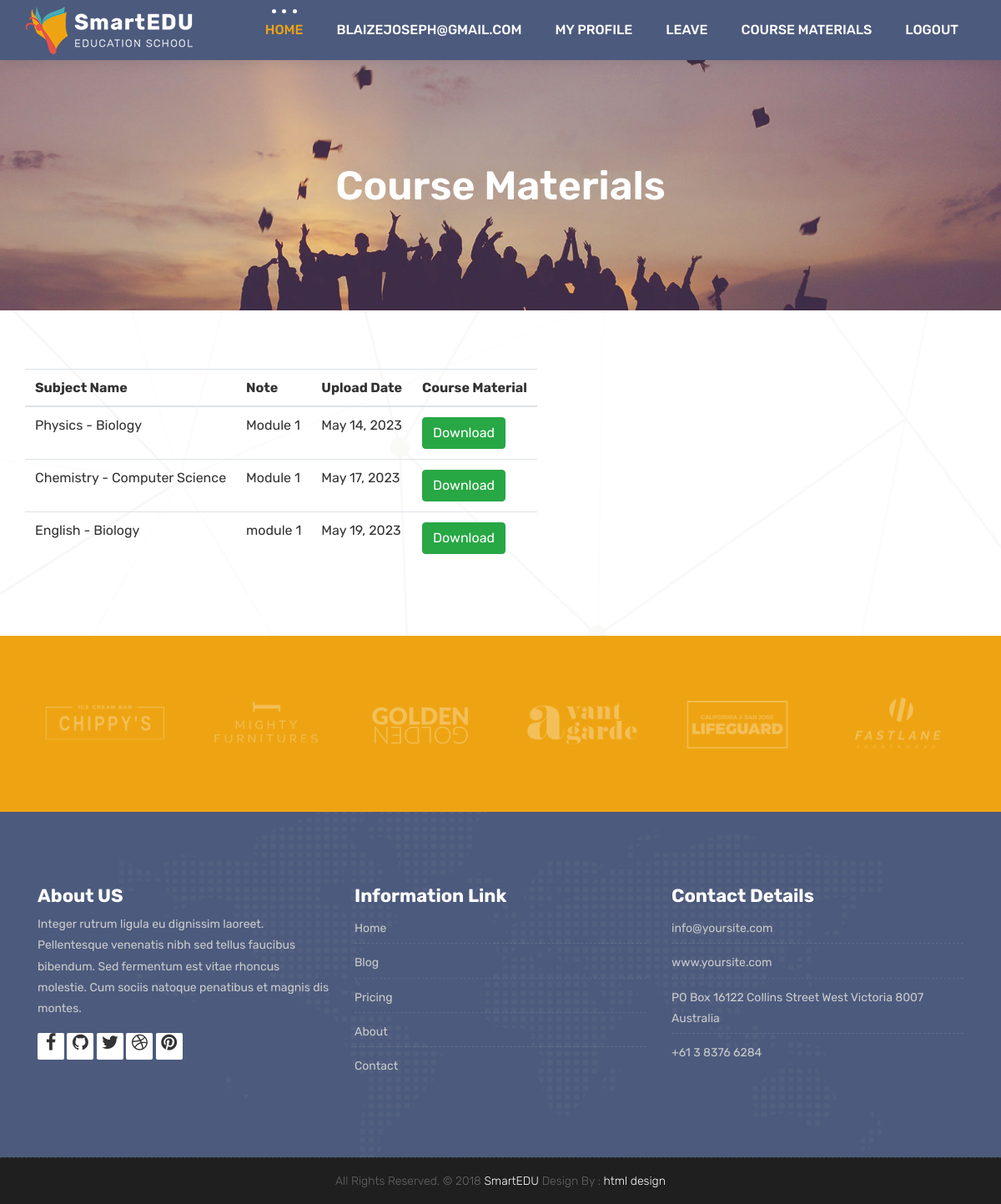
Screenshot of /Course_materilals_view/ (signed in) with the database file from the repository.
### Teacher/models.py (models this page shows, shortened)
class Course_materials(models.Model):
    Course_name = models.ForeignKey(Course,on_delete=models.CASCADE)
    subject_name = models.ForeignKey(Subject,on_delete=models.CASCADE)
    Note = models.CharField(max_length=100, blank=True, null=True)
    upload_date =  models.DateField(auto_now_add=True)
    c_materials = models.FileField(upload_to='Course_Materials/subject', null=True)

### Schoolapp/models.py (models this page shows)
class Subject(models.Model):
    subject_id = models.AutoField(primary_key=True)
    subject_name = models.CharField(max_length=100, blank=True, null=True)
    Course_name = models.ForeignKey(Course, on_delete=models.CASCADE)
    def __str__(self):
        return f"{self.subject_name} - {self.Course_name}"

class Course(models.Model):
        course_id = models.AutoField(primary_key=True,null=False)
        Course_name = models.CharField(max_length=100,blank=True, null=True)
        Course_img = models.ImageField(upload_to='course/subject', null=True)
        Description = models.CharField(max_length=100, blank=True, null=True)
        def __str__(self):
            return self.Course_name

### Schoolapp/views.py (the view)
# urls.py: path('Course_materilals_view/', views.Course_materilals_view, name='Course_materilals_view'),
def Course_materilals_view(request):
    if 'email' in request.session:
        email=request.session['email']
        data=Course_materials.objects.all()
        context = {
            'data': data,
            'email': email
        }
        return render(request, 'Student/CourseMaterials.html', context)
    else:
        return redirect(Home)

### templates/Student/CourseMaterials.html (shortened to what this page needs)
{% extends 'index/base_student.html' %}
{% load static %}
{% block content %}
	<div class="all-title-box">
		<div class="container text-center">
			<h1>Course Materials</h1>
		</div>
	</div>
    <div id="contact" class="section wb">
        <div class="container">
            <div class="row">
                <div class="col-xl-12  col-md-12 col-sm-12">
                  <div class="justify-content-centre align-items-centre d-flex">
                      <div class="contact_form1">
                            <div class="row row-fluid">
                              {% if data %}
                                        <table class="table table-hover">
                                            <thead>
                                                <tr>
                                                    <th scope="col">Subject Name </th>
                                                    <th scope="col">Note</th>
                                                    <th scope="col">Upload Date</th>
                                                    <th scope="col">Course Material</th>
                                                </tr>
                                            </thead>
                                            <tbody>
                                                {% for d in data %}
                                                <tr>
                                                    <td>{{d.subject_name}}</td>
                                                    <td>{{d.Note}}</td>
                                                    <td>{{d.upload_date}}</td>
                                                     <td ><a class="btn btn-success"  href="{% url 'download_pdf_CM' d.id %}">Download</a></td>
                                                </tr>
                                                {% endfor %}
                                            </tbody>
                                        </table>
                                        {% else %}
                                        <h4>Currently You have no Course Materials Avialable</h4>
                                        {% endif %}
                            </div>
                    </div>
                  </div>
                </div>
            </div>
        </div>
    </div>
	<div class="parallax section dbcolor">
        <div class="container">
            <div class="row logos">
                <div class="col-md-2 col-sm-2 col-xs-6 wow fadeInUp">
                    <a href="#"><img src="{% static 'images/logo_01.png' %}" alt="" class="img-repsonsive"></a>
                </div>
                <div class="col-md-2 col-sm-2 col-xs-6 wow fadeInUp">
                    <a href="#"><img src="{% static 'images/logo_02.png' %}" alt="" class="img-repsonsive"></a>
                </div>
                <div class="col-md-2 col-sm-2 col-xs-6 wow fadeInUp">
                    <a href="#"><img src="{% static 'images/logo_03.png' %}" alt="" class="img-repsonsive"></a>
                </div>
                <div class="col-md-2 col-sm-2 col-xs-6 wow fadeInUp">
                    <a href="#"><img src="{% static 'images/logo_04.png' %}" alt="" class="img-repsonsive"></a>
                </div>
                <div class="col-md-2 col-sm-2 col-xs-6 wow fadeInUp">
                    <a href="#"><img src="{% static 'images/logo_05.png' %}" alt="" class="img-repsonsive"></a>
                </div>
                <div class="col-md-2 col-sm-2 col-xs-6 wow fadeInUp">
                    <a href="#"><img src="{% static 'images/logo_06.png' %}" alt="" class="img-repsonsive"></a>
                </div>
            </div>
        </div>
    </div>
{% endblock %}

### static/css/style.css (style rules this page uses)
body { color: #333333; font-size: 14px; font-family: 'Rubik', sans-serif; line-height: 1.80857; }
html, body { height: 100%; }
a { color: #1f1f1f; text-decoration: none !important; outline: none !important; -webkit-transition: all .3s ease-in-out; -moz-transition: all .3s ease-in-out; -ms-transition: all .3s ease-in-out; -o-transition: all .3s ease-in-out; transition: all .3s ease-in-out; }
h1, h2, h3, h4, h5, h6 { letter-spacing: 0; font-weight: normal; position: relative; padding: 0 0 10px 0; font-weight: normal; line-height: 120% !important; color: #1f1f1f; margin: 0 }
h1 { font-size: 24px }
a { color: #1f1f1f; text-decoration: none; outline: none; }
a, .btn { text-decoration: none !important; outline: none !important; -webkit-transition: all .3s ease-in-out; -moz-transition: all .3s ease-in-out; -ms-transition: all .3s ease-in-out; -o-transition: all .3s ease-in-out; transition: all .3s ease-in-out; }
.dbcolor { background: #eea412; }
.parallax { background-attachment: fixed; background-size: cover; padding: 120px 0; position: relative; width: 100%; }
.section { display: block; position: relative; overflow: hidden; padding: 70px 0; }
.section.wb { background-color: #ffffff; }
.logos img { margin: auto; display: block; text-align: center; width: 100%; opacity: 0.3; }
#contact { background: url(images/bg.png) no-repeat center center #fff; }
.all-title-box { background: url(../images/banner.jpg)no-repeat; -webkit-background-size: cover; -moz-background-size: cover; -o-background-size: cover; background-size: cover; background-position: center; min-height: 300px; }
.all-title-box h1 { color: #ffffff; font-weight: 600; text-transform: capitalize; padding-top: 11%; font-size: 48px; line-height: 0px; }

### static/css/pr_loading.css (style rules this page uses)
* { -khtml-box-sizing: border-box; -ms-box-sizing: border-box; box-sizing: border-box; }

### rows the page displays
Course_materials: subject_name "Physics - Biology", Note "Module 1", upload_date "May 14, 2023"
Course_materials: subject_name "Chemistry - Computer Science", Note "Module 1", upload_date "May 17, 2023"
Course_materials: subject_name "English - Biology", Note "module 1", upload_date "May 19, 2023"

### other values shown
{{ email }} "BLAIZEJOSEPH@GMAIL.COM"
